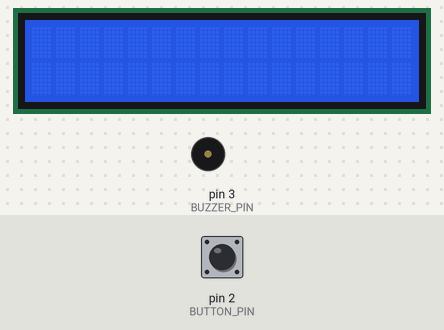
A sketch run on a simulated Arduino Uno, built with avr-gcc and run on an emulated ATmega328P. On the bench: 16×2 character LCD, buzzer (waves = sounding). The inputs (shaded band) are chosen by the test bench; at power-on: pin 2 (BUTTON_PIN) HIGH. EEPROM starts erased.

Above: at 3.2 s.
3.3 s: pin 2 (BUTTON_PIN) pulled LOW for 3.2 s
At 6.7 s:
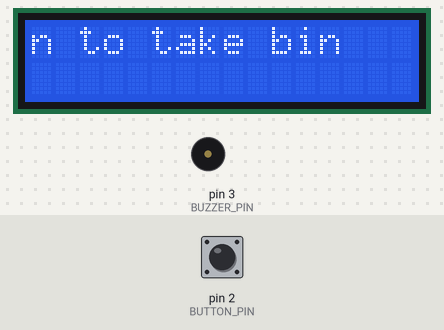
8.0 s: pin 2 (BUTTON_PIN) pulled LOW for 1.2 s
At 9.4 s:
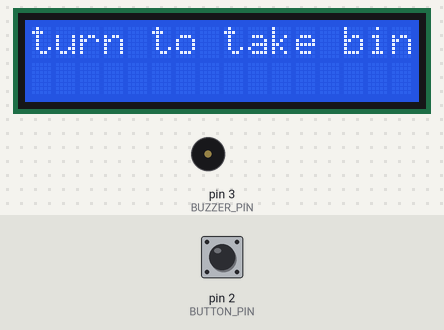
10.7 s: pin 2 (BUTTON_PIN) pulled LOW for 1.2 s
At 12.1 s:
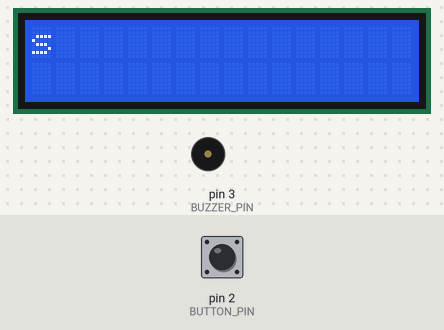
13.4 s: pin 2 (BUTTON_PIN) pulled LOW for 3.2 s
At 17.4 s:
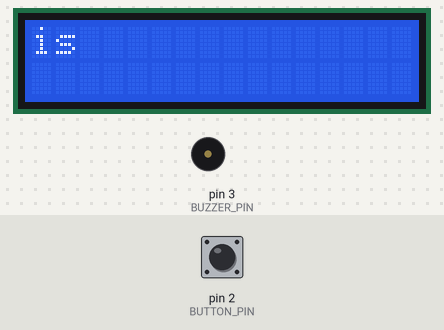
18.1 s: pin 2 (BUTTON_PIN) pulled LOW for 1.2 s
At 20.0 s:
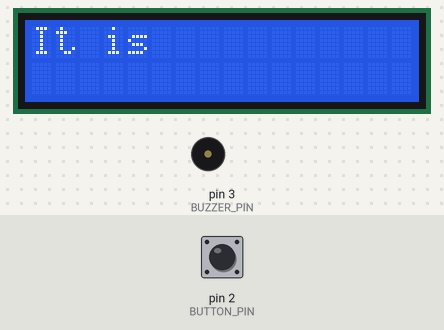
20.8 s: pin 2 (BUTTON_PIN) pulled LOW for 3.2 s
At 24.5 s:
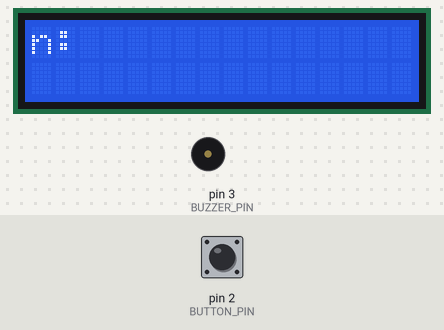
Timing chart, 0 to 33.6 s (numbered marks = the images above; inputs shaded):
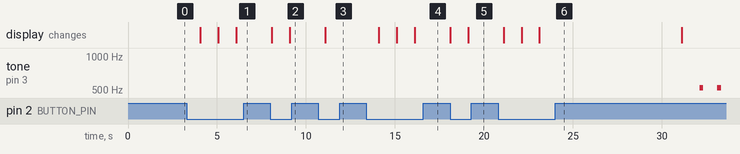

The sketch:

flat-waste-management.ino
```cpp
#include <EEPROM.h>
#include <LiquidCrystal.h>
#include <pitches.h>

// Define constants for all the pins.
const int BUTTON_PIN = 2;
const int BUZZER_PIN = 3;
const int RED_LED = 4;
const int YELLOW_LED = 5;
const int GREEN_LED = 6;

// Timer variables. There are 172800 seconds in 48 hours.
const long total_seconds = 30;
int seconds;
int seconds_over = 0;
bool halfway;
bool finished;

// Define the array that decides who's turn it is to go (order generated randomly beforehand).
String bin_takers[10] = {"James W", "Immy", "Mya", "James H", "Louis", "Liv", "Carl", "Lucy", "Sam", "Anna"};
// Save current index in EEPROM, to avoid someone resetting it by mistake (or on purpose).
int check_val = 69;
int index;
byte quarters;
int check_addr = 0;
int index_addr = 1;
int time_addr = 2;

LiquidCrystal lcd(7, 8, 9, 10, 11, 12);

void setup() {
  // Set number of rows and columns in LCD.
  lcd.begin(16, 2);
  delay(1000);

  // Set up the LEDS, buzzer and button.
  digitalWrite(RED_LED, LOW);
  digitalWrite(YELLOW_LED, LOW);
  digitalWrite(GREEN_LED, HIGH);
  pinMode(BUZZER_PIN, OUTPUT);
  pinMode(BUTTON_PIN, INPUT_PULLUP);

  // Get the index from EEPROM if its there, otherwise make it again.
  if (EEPROM.read(check_addr) == check_val) {
    index = EEPROM.read(index_addr);
    // Multiply time value by 900 as it is stored as 15 minute intervals (to keep it under a byte and reduce amount of writing).
    seconds = EEPROM.read(time_addr) * 900;

    if (seconds >= total_seconds / 2) {
      halfway = false;
      finished = false;
    } else if (seconds == 0) {
      halfway = true;
      finished = true;
    } else {
      halfway = true;
      finished = false;
    }

  } else {
    // Initially set index as 0 and seconds as total, and write these to EEPROM. Set check value as well.
    index = 0;
    // Set the inital value of countdown.
    seconds = total_seconds;
    halfway = false;
    finished = false;

    // To keep the value under a byte (I can't be bothered to convert long to 3 bytes), we will store time as the number of 15 minute intervals remaining from the total.
    // 172800 / 900 = 192
    quarters = 192;

    EEPROM.write(check_addr, check_val);
    EEPROM.write(index_addr, 0);
    EEPROM.write(time_addr, quarters);


  }
  delay(1000);
}

void loop() {
  if (!finished) {
    // Decrement the timer.
    seconds -= 1;

    // Check if seconds divisible by 900 (is a multiple of 15 in minutes).
    if (seconds % 900 == 0) {
      // Write new value to EEPROM.
      quarters = seconds / 900;
      EEPROM.write(time_addr, quarters);
    }

    // Display current time and previous person displayed when button is pressed.
    if (digitalRead(BUTTON_PIN) == LOW) {
      lcd.clear();
      lcd.setCursor(0, 0);
      lcd.print("Countdown: " + seconds);
    }

    if (seconds <= 0) {
      seconds = 0;
      finished = true;
      digitalWrite(RED_LED, HIGH);
      digitalWrite(YELLOW_LED, LOW);
      digitalWrite(GREEN_LED, LOW);

      lcd.setCursor(0, 0);
      lcd.clear();
      lcd.print("It is " + bin_takers[index] + "'s");
      lcd.setCursor(0, 1);
      lcd.print("turn to take bin");

    } else if (!halfway && seconds <= total_seconds / 2) {
      halfway = true;
      digitalWrite(RED_LED, LOW);
      digitalWrite(YELLOW_LED, HIGH);
      digitalWrite(GREEN_LED, LOW);
    }

  } else {
    // Keep track of seconds gone over, to prevent the alarm trigger shifting into unreasonable hours of the night.
    seconds_over ++;
    // Play the note C5 through pin D8 for 200ms.
    tone(BUZZER_PIN, NOTE_C5, 200);

    // If the timer has finished, check for button press to reset.
    if (digitalRead(BUTTON_PIN) == LOW) {
      index ++;
      if (index == 10) index = 0;
      // Update the value of index in EEPROM, in case of power down.
      EEPROM.write(index_addr, index);
      seconds = total_seconds - seconds_over;
      seconds_over = 0;
      finished = false;
      halfway = false;
      digitalWrite(RED_LED, LOW);
      digitalWrite(YELLOW_LED, LOW);
      digitalWrite(GREEN_LED, HIGH);
    }
  }

  delay(1000);

}
```

Measured:
- after the input at 3.3 s, the display: first changes after 0.77 s (image 1 shows a later state)
- after the input at 8.0 s, the display: first changes after 0.09 s (image 2 shows a later state)
- after the input at 10.7 s, the display: changes after 0.39 s (image 3)
- after the input at 13.4 s, the display: first changes after 0.70 s (image 4 shows a later state)
- after the input at 18.1 s, the display: first changes at once (image 5 shows a later state)
- after the input at 20.8 s, the display: first changes after 0.31 s (image 6 shows a later state)
